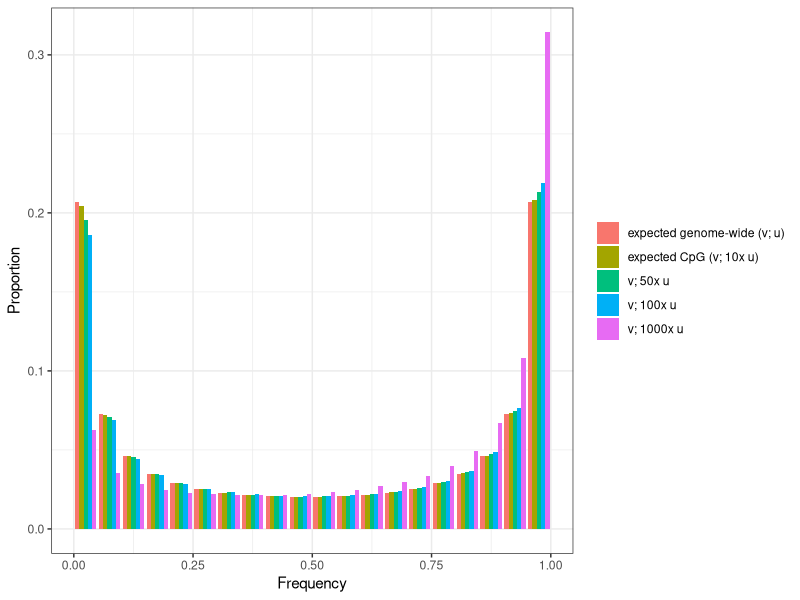
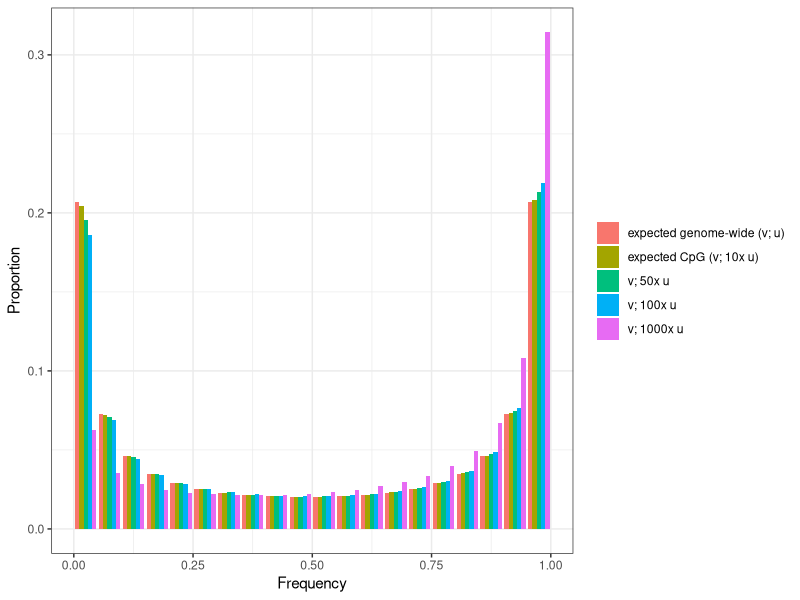

These charts were generated, in order, by the following R code:
library(ggplot2)

## Supplementary figure S3

eqWF <- function(x, ne, mrate1, mrate2, s){
  return((exp(x*ne*s))*(x**(ne*mrate1-1))*((1-x)**(ne*mrate2-1)))
}

xs = seq(0.025, 0.975, by = 0.05)

nes=0
dist=eqWF(xs, 40000, 0.67*1.29*(10**(-8)),0.33*1.29*(10**(-8)),nes/40000)
dist2=eqWF(xs, 40000, 11.61*(10**(-8)),0,nes/40000)
dist3=eqWF(xs, 40000, 5*11.61*(10**(-8)),0,nes/40000)
dist4=eqWF(xs, 40000, 110.61*(10**(-8)),0,nes/40000)
dist5=eqWF(xs, 40000, 1100.61*(10**(-8)),0,nes/40000)

df <- data.frame(freq = rep(xs,5),
                 dist = c(dist/sum(dist), dist2/sum(dist2), dist3/sum(dist3), dist4/sum(dist4), dist5/sum(dist5)),
                 SFS = c(rep("expected genome-wide (v; u)",20),rep("expected CpG (v; 10x u)",20),rep("v; 50x u",20),rep("v; 100x u",20),rep("v; 1000x u",20)))
df$SFS <- factor(df$SFS, levels = c("expected genome-wide (v; u)", "expected CpG (v; 10x u)", "v; 50x u", "v; 100x u", "v; 1000x u"))

aa <- ggplot(df, aes(x=freq, y=dist, fill=SFS)) + geom_bar(position="dodge", stat="identity") + theme_bw() + xlab("Frequency") +
      ylab("Proportion") +theme(legend.title = element_blank())
aa
ggsave("figS3.pdf", aa, width=15, height=8, units = "cm")
